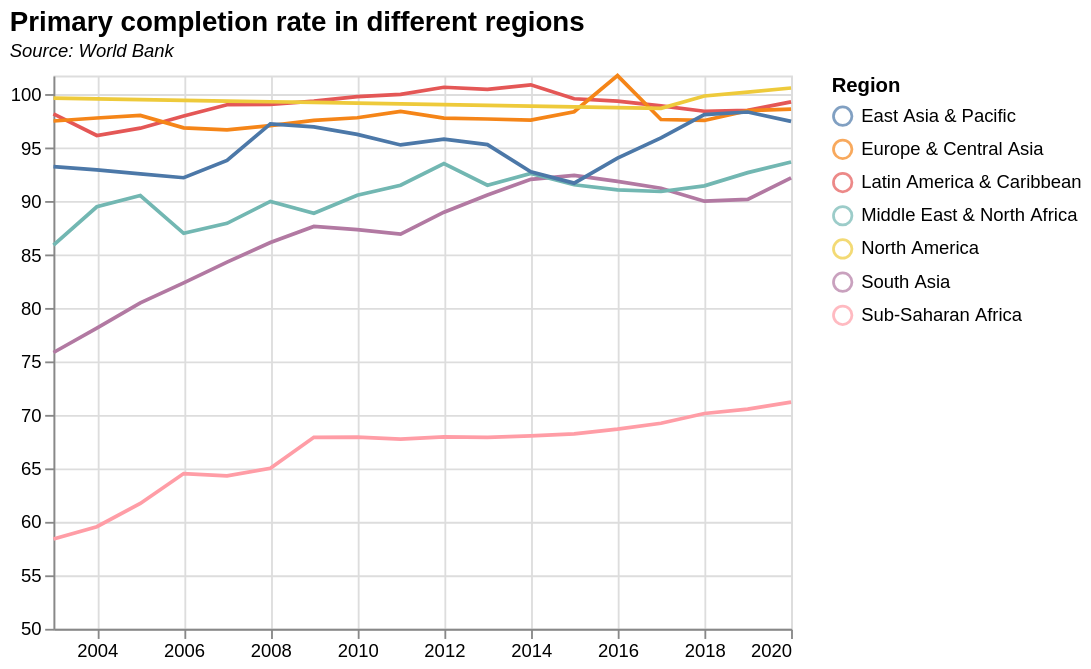

Express this chart as Vega-Lite.
### Vega-Lite specification from a JSON file in a GitHub repository (floating-point values rounded to 4 significant figures; data arrays with more than 128 entries replaced by an {"elided": "..."} marker saying what was removed)
{"$schema": "https://vega.github.io/schema/vega-lite/v5.json", "data": {"values": {"elided": "301 records"}, "format": {"parse": {"date": "date"}}}, "title": {"text": "Primary completion rate in different regions", "subtitle": "Source: World Bank", "fontSize": 15, "subtitleFontStyle": "italic", "subtitleFontSize": 10, "anchor": "start", "color": "black"}, "transform": [{"calculate": "year(datum.date)", "as": "year"}, {"filter": "datum.year>=minYear"}, {"filter": "datum.year<=maxYear"}, {"filter": "datum.y1!=0"}], "params": [{"name": "minYear", "value": 2003, "bind": {"input": "range", "min": 1990, "max": 2018, "step": 1, "name": "Start year:"}}, {"name": "maxYear", "value": 2022, "bind": {"input": "range", "min": 1979, "max": 2018, "step": 1, "name": "End year:"}}], "width": 400, "height": 300, "encoding": {"x": {"field": "date", "type": "temporal", "title": null}}, "layer": [{"encoding": {"color": {"field": "Region", "type": "nominal", "scale": {"range": ["#4c78a8", "#f58518", "#e45756", "#72b7b2", "#eeca3b", "#b279a2", "#ff9da6"]}}, "y": {"field": "value", "type": "quantitative", "title": null, "scale": {"domainMin": 50}}}, "layer": [{"mark": "line"}, {"transform": [{"filter": {"param": "hover", "empty": false}}], "mark": "point"}]}, {"transform": [{"pivot": "Region", "value": "value", "groupby": ["date"]}], "mark": "rule", "encoding": {"opacity": {"condition": {"value": 0.3, "param": "hover", "empty": false}, "value": 0}, "tooltip": [{"field": "East Asia & Pacific", "type": "quantitative"}, {"field": "Europe & Central Asia", "type": "quantitative"}, {"field": "Latin America & Caribbean", "type": "quantitative"}, {"field": "Middle East & North Africa", "type": "quantitative"}, {"field": "Sub-Saharan Africa", "type": "quantitative"}, {"field": "South Asia", "type": "quantitative"}]}, "params": [{"name": "hover", "select": {"type": "point", "fields": ["date"], "nearest": true, "on": "mouseover", "clear": "mouseout"}}]}]}
